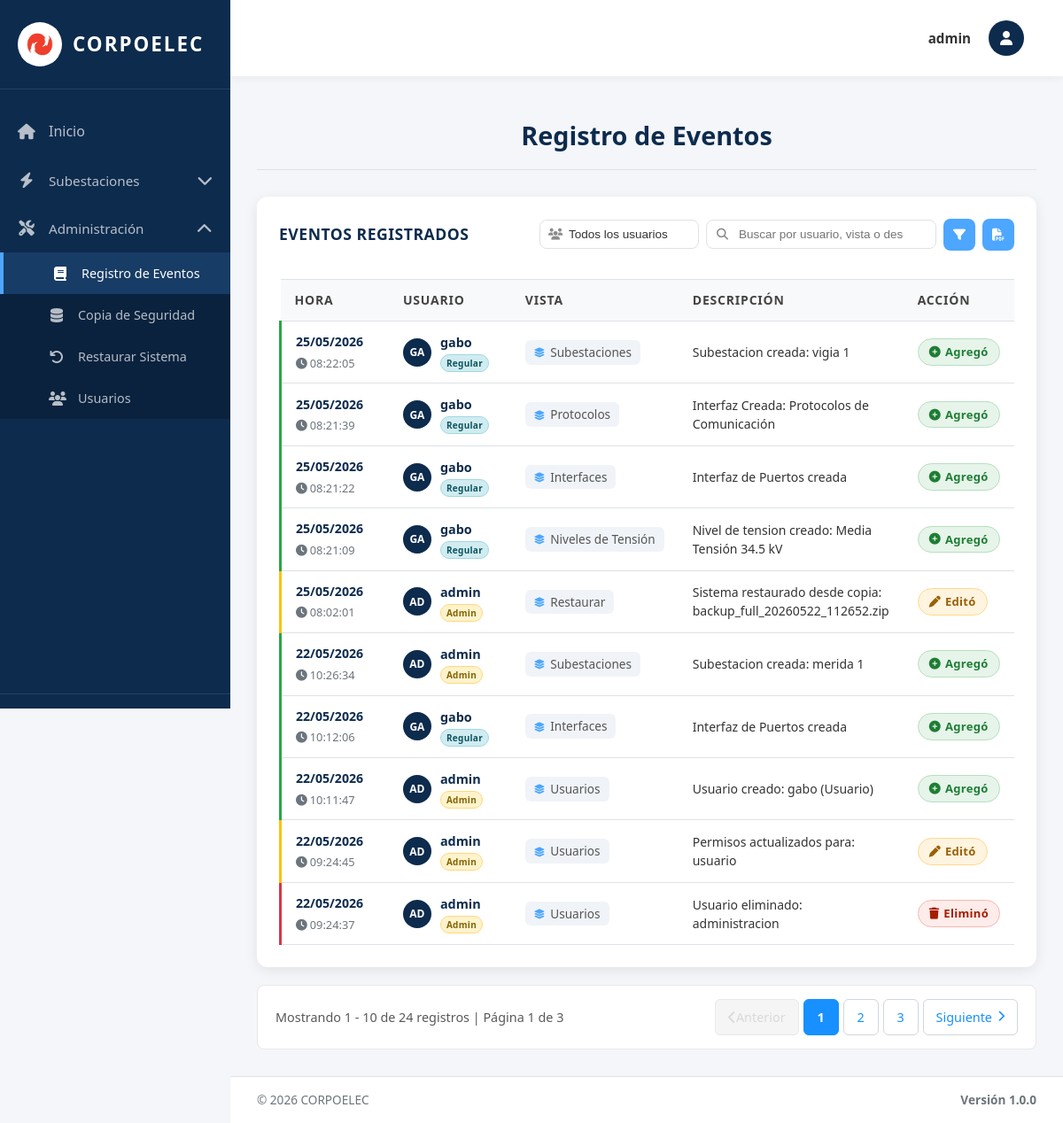
The page /bitacora/ (signed in) on the database as committed earlier.
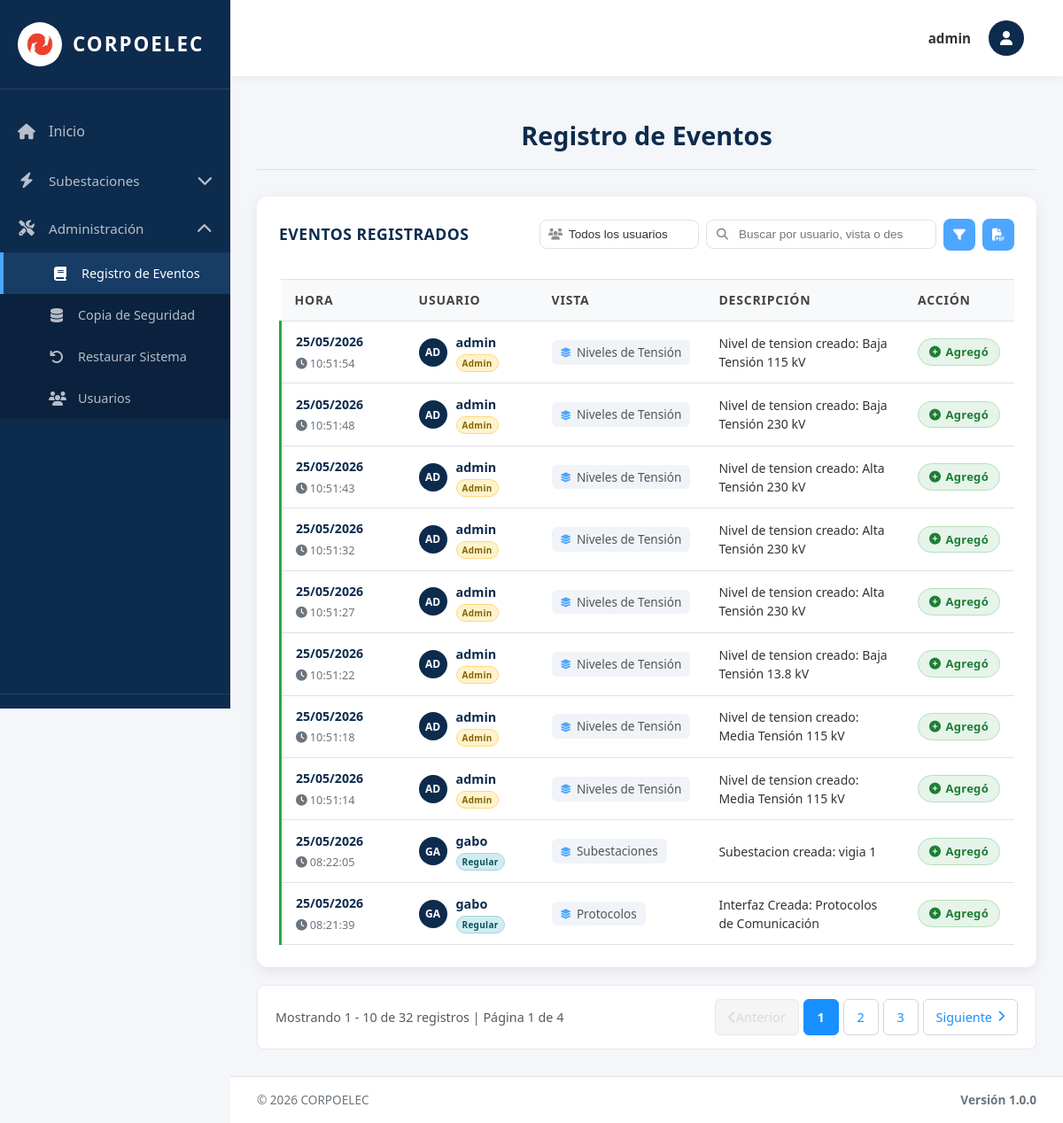
The same page on the database as committed later.
### equipos/models.py (models this page shows, shortened)
class Evento(models.Model):
    TIPO_CHOICES = [
        ('CREACION', 'Creación'),
        ('ACTUALIZACION', 'Actualización'),
        ('ELIMINACION', 'Eliminación'),
        ('LOGIN', 'Inicio de Sesión'),
        ('LOGOUT', 'Cierre de Sesión'),
        ('ERROR', 'Error'),
        ('OTRO', 'Otro'),
    ]
    Id_Evento = models.AutoField(primary_key=True)
    Tipo = models.CharField(max_length=20, choices=TIPO_CHOICES, default='OTRO')
    Descripcion = models.TextField()
    Usuario = models.ForeignKey(User, on_delete=models.SET_NULL, null=True, blank=True, related_name='eventos')
    Fecha_Hora = models.DateTimeField(auto_now_add=True)
    IP_Address = models.GenericIPAddressField(null=True, blank=True)
    Vista = models.CharField(max_length=100, blank=True, default='')
    class Meta:
        verbose_name = 'Evento'
        verbose_name_plural = 'Registro de Eventos'
        ordering = ['-Fecha_Hora']

### equipos/views.py (the view)
# urls.py: path('bitacora/', bitacora_view, name='registro'),
@login_required(login_url='/login/')
def bitacora_view(request):
    tipo_usuario = request.GET.get('tipo_usuario', '')
    busqueda = request.GET.get('q', '')
    subestacion_filtro = request.GET.get('subestacion', '')
    mes_filtro = request.GET.get('mes', '')
    anio_filtro = request.GET.get('anio', '')
    eventos_list = Evento.objects.exclude(Tipo__in=['LOGIN', 'LOGOUT']).order_by('-Fecha_Hora')
    if tipo_usuario == 'admin':
        eventos_list = eventos_list.filter(Usuario__is_superuser=True)
    elif tipo_usuario == 'regular':
        eventos_list = eventos_list.filter(Usuario__is_superuser=False, Usuario__isnull=False)
    elif tipo_usuario == 'sistema':
        eventos_list = eventos_list.filter(Usuario__isnull=True)
    if busqueda:
        eventos_list = eventos_list.filter(
            Q(Usuario__username__icontains=busqueda) |
            Q(Vista__icontains=busqueda) |
            Q(Descripcion__icontains=busqueda)
        )
    if subestacion_filtro:
        eventos_list = eventos_list.filter(
            Q(Descripcion__icontains=subestacion_filtro) |
            Q(Vista__icontains=subestacion_filtro)
        )
    from django.utils import timezone
    if anio_filtro:
        try:
            anio = int(anio_filtro)
            eventos_list = eventos_list.filter(Fecha_Hora__year=anio)
        except ValueError:
            pass
    if mes_filtro:
        try:
            mes = int(mes_filtro)
            eventos_list = eventos_list.filter(Fecha_Hora__month=mes)
        except ValueError:
            pass
    paginator = Paginator(eventos_list, 10)
    page_number = request.GET.get('page')
    page_obj = paginator.get_page(page_number)
    subestaciones = Subestacion.objects.values_list('Nombre', flat=True).distinct()
    current_year = timezone.now().year
    anios = range(current_year, current_year - 5, -1)
    meses = [
        (1, 'Enero'), (2, 'Febrero'), (3, 'Marzo'), (4, 'Abril'),
        (5, 'Mayo'), (6, 'Junio'), (7, 'Julio'), (8, 'Agosto'),
        (9, 'Septiembre'), (10, 'Octubre'), (11, 'Noviembre'), (12, 'Diciembre')
    ]
    context = {
        'title': 'Bitácora de Eventos',
        'page_obj': page_obj,
        'is_admin': request.user.is_superuser,
        'tipo_usuario': tipo_usuario,
        'busqueda': busqueda,
        'subestacion_filtro': subestacion_filtro,
        'mes_filtro': mes_filtro,
        'anio_filtro': anio_filtro,
        'subestaciones': subestaciones,
        'meses': meses,
        'anios': anios,
    }
    return render(request, 'bitacora.html', context)

### equipos/context_processors.py (called while the page is built, shortened)
def permisos_usuario(request):
    if request.user.is_superuser:
        return {
            'permisos_usuario': {'crear': True, 'actualizar': True, 'eliminar': True},
            'puede_crear': True,
            'puede_actualizar': True,
            'puede_eliminar': True,
        }

### templates/bitacora.html (shortened to what the changed rows need)
{% extends 'base.html' %}
{% load static %}
{% block content %}
<div class="welcome-text" style="position: sticky; top: 80px; background: var(--gray-100); padding: 20px 30px; border-bottom: 1px solid var(--gray-300); z-index: 40;">
  <h2 style="margin: 0;">Registro de Eventos</h2>
</div>
<div class="table-section">
  {% if page_obj.paginator.count > 0 %}
   <table class="data-table">
     <thead>
       <tr>
         <th style="width:140px;">Hora</th>
         <th style="width:150px;">Usuario</th>
         <th style="width:160px;">Vista</th>
         <th>Descripción</th>
         <th style="width:110px;">Acción</th>
       </tr>
     </thead>
     <tbody>
       {% for evento in page_obj %}
       <tr class="row-{% if evento.Tipo == 'CREACION' %}creacion{% elif evento.Tipo == 'ACTUALIZACION' %}actualizacion{% elif evento.Tipo == 'ELIMINACION' %}eliminacion{% elif evento.Tipo == 'LOGIN' %}login{% elif evento.Tipo == 'LOGOUT' %}logout{% elif evento.Tipo == 'ERROR' %}error{% else %}otro{% endif %}">
         <td class="date-cell">
           <div class="date-main">{{ evento.Fecha_Hora|date:"d/m/Y" }}</div>
           <div class="date-time"><i class="fas fa-clock" style="margin-right:3px;"></i>{{ evento.Fecha_Hora|date:"H:i:s" }}</div>
         </td>
         <td>
           <div class="user-cell">
             {% if evento.Usuario %}
               <div class="user-avatar">{{ evento.Usuario.username|slice:":2" }}</div>
               <div>
                 <span class="user-name">{{ evento.Usuario.username }}</span>
                 {% if evento.Usuario.is_superuser %}
                 <span class="user-type-badge admin-badge">Admin</span>
                 {% else %}
                 <span class="user-type-badge regular-badge">Regular</span>
                 {% endif %}
               </div>
             {% else %}
               <div class="user-avatar system"><i class="fas fa-cog"></i></div>
               <div>
                 <span class="user-name">Sistema</span>
                 <span class="user-type-badge sistema-badge">Sistema</span>
               </div>
             {% endif %}
           </div>
         </td>
         <td>
           {% if evento.Vista %}
             <span class="vista-cell"><i class="fas fa-layer-group"></i>{{ evento.Vista }}</span>
           {% else %}
             <span style="color:#aaa;">—</span>
           {% endif %}
         </td>
         <td class="desc-cell">{{ evento.Descripcion }}</td>
         <td>
{% if evento.Tipo == 'CREACION' %}
              <span class="badge badge-success"><i class="fas fa-plus-circle"></i>Agregó</span>
            {% elif evento.Tipo == 'ACTUALIZACION' %}
              <span class="badge badge-warning"><i class="fas fa-pen"></i>Editó</span>
            {% elif evento.Tipo == 'ELIMINACION' %}
              <span class="badge badge-error"><i class="fas fa-trash"></i>Eliminó</span>
            {% elif evento.Tipo == 'LOGIN' %}
              <span class="badge badge-login"><i class="fas fa-sign-in-alt"></i>Ingresó</span>
            {% elif evento.Tipo == 'LOGOUT' %}
              <span class="badge badge-logout"><i class="fas fa-sign-out-alt"></i>Salió</span>
            {% elif evento.Tipo == 'ERROR' %}
              <span class="badge badge-error"><i class="fas fa-exclamation-circle"></i>Error</span>
            {% else %}
              <span class="badge badge-secondary">Otro</span>
            {% endif %}
         </td>
       </tr>
       {% endfor %}
     </tbody>
   </table>
   {% else %}
   <div class="no-data">
     <i class="fas fa-inbox"></i>
     No hay eventos que coincidan con los filtros aplicados.
   </div>
   {% endif %}
 </div>
{% if page_obj.paginator.num_pages > 1 %}
  <div class="pagination-container">
    <div class="pagination-info-left">
      <span class="pagination-text">
        Mostrando {{ page_obj.start_index }} - {{ page_obj.end_index }} de {{ page_obj.paginator.count }} registros
        | Página {{ page_obj.number }} de {{ page_obj.paginator.num_pages }}
      </span>
    </div>
    <div class="pagination-controls-right">
      <nav class="pagination-nav">
        <ul class="pagination-list">
          {% if page_obj.has_previous %}
          <li class="pagination-item">
            <a href="?page={{ page_obj.previous_page_number }}{% if tipo_usuario %}&tipo_usuario={{ tipo_usuario }}{% endif %}{% if busqueda %}&q={{ busqueda }}{% endif %}{% if subestacion_filtro %}&subestacion={{ subestacion_filtro }}{% endif %}{% if mes_filtro %}&mes={{ mes_filtro }}{% endif %}{% if anio_filtro %}&anio={{ anio_filtro }}{% endif %}" class="pagination-link pagination-prev" title="Página anterior">
              <i class="fas fa-chevron-left"></i> Anterior
            </a>
          </li>
          {% else %}
          <li class="pagination-item disabled">
            <span class="pagination-link disabled" title="No hay página anterior"><i class="fas fa-chevron-left"></i> Anterior</span>
          </li>
          {% endif %}
          {% for num in page_obj.paginator.page_range %}
          {% if page_obj.number == num %}
          <li class="pagination-item active">
            <span class="pagination-link">{{ num }}</span>
          </li>
          {% elif num > page_obj.number|add:'-3' and num < page_obj.number|add:'3' %}
          <li class="pagination-item">
            <a href="?page={{ num }}" class="pagination-link">{{ num }}</a>
          </li>
          {% endif %}
          {% endfor %}
          {% if page_obj.has_next %}
          <li class="pagination-item">
            <a href="?page={{ page_obj.next_page_number }}" class="pagination-link pagination-next" title="Página siguiente">
              Siguiente <i class="fas fa-chevron-right"></i>
            </a>
          </li>
          {% else %}
          <li class="pagination-item disabled">
            <span class="pagination-link disabled" title="No hay página siguiente">Siguiente <i class="fas fa-chevron-right"></i></span>
          </li>
          {% endif %}
        </ul>
      </nav>
    </div>
  </div>
  {% endif %}
{% endblock %}

Rows that differ between the two databases and show on the page:
no longer on this page (row unchanged): Evento: Fecha_Hora "25/05/2026", Fecha_Hora "08:21:22", Usuario.username "GA", Usuario.username "gabo", shows "Regular", Vista "Interfaces", Descripcion "Interfaz de Puertos creada", Tipo "CREACION" (drawn)
no longer on this page (row unchanged): Evento: Fecha_Hora "25/05/2026", Fecha_Hora "08:21:09", Usuario.username "GA", Usuario.username "gabo", shows "Regular", Vista "Niveles de Tensión", Descripcion "Nivel de tension creado: Media Tensión 34.5 kV", Tipo "CREACION" (drawn)
no longer on this page (row unchanged): Evento: Fecha_Hora "25/05/2026", Fecha_Hora "08:02:01", Usuario.username "AD", Usuario.username "admin", shows "Admin", Vista "Restaurar", Descripcion "Sistema restaurado desde copia: backup_full_20260522_112652.zip", Tipo "ACTUALIZACION" (drawn)
no longer on this page (row unchanged): Evento: Fecha_Hora "22/05/2026", Fecha_Hora "10:26:34", Usuario.username "AD", Usuario.username "admin", shows "Admin", Vista "Subestaciones", Descripcion "Subestacion creada: merida 1", Tipo "CREACION" (drawn)
no longer on this page (row unchanged): Evento: Fecha_Hora "22/05/2026", Fecha_Hora "10:12:06", Usuario.username "GA", Usuario.username "gabo", shows "Regular", Vista "Interfaces", Descripcion "Interfaz de Puertos creada", Tipo "CREACION" (drawn)
no longer on this page (row unchanged): Evento: Fecha_Hora "22/05/2026", Fecha_Hora "10:11:47", Usuario.username "AD", Usuario.username "admin", shows "Admin", Vista "Usuarios", Descripcion "Usuario creado: gabo (Usuario)", Tipo "CREACION" (drawn)
no longer on this page (row unchanged): Evento: Fecha_Hora "22/05/2026", Fecha_Hora "09:24:45", Usuario.username "AD", Usuario.username "admin", shows "Admin", Vista "Usuarios", Descripcion "Permisos actualizados para: usuario", Tipo "ACTUALIZACION" (drawn)
no longer on this page (row unchanged): Evento: Fecha_Hora "22/05/2026", Fecha_Hora "09:24:37", Usuario.username "AD", Usuario.username "admin", shows "Admin", Vista "Usuarios", Descripcion "Usuario eliminado: administracion", Tipo "ELIMINACION" (drawn)
added Evento: Fecha_Hora "25/05/2026", Fecha_Hora "10:51:54", Usuario.username "AD", Usuario.username "admin", shows "Admin", Vista "Niveles de Tensión", Descripcion "Nivel de tension creado: Baja Tensión 115 kV", Tipo "CREACION" (drawn)
added Evento: Fecha_Hora "25/05/2026", Fecha_Hora "10:51:48", Usuario.username "AD", Usuario.username "admin", shows "Admin", Vista "Niveles de Tensión", Descripcion "Nivel de tension creado: Baja Tensión 230 kV", Tipo "CREACION" (drawn)
added Evento: Fecha_Hora "25/05/2026", Fecha_Hora "10:51:43", Usuario.username "AD", Usuario.username "admin", shows "Admin", Vista "Niveles de Tensión", Descripcion "Nivel de tension creado: Alta Tensión 230 kV", Tipo "CREACION" (drawn)
added Evento: Fecha_Hora "25/05/2026", Fecha_Hora "10:51:32", Usuario.username "AD", Usuario.username "admin", shows "Admin", Vista "Niveles de Tensión", Descripcion "Nivel de tension creado: Alta Tensión 230 kV", Tipo "CREACION" (drawn)
added Evento: Fecha_Hora "25/05/2026", Fecha_Hora "10:51:27", Usuario.username "AD", Usuario.username "admin", shows "Admin", Vista "Niveles de Tensión", Descripcion "Nivel de tension creado: Alta Tensión 230 kV", Tipo "CREACION" (drawn)
added Evento: Fecha_Hora "25/05/2026", Fecha_Hora "10:51:22", Usuario.username "AD", Usuario.username "admin", shows "Admin", Vista "Niveles de Tensión", Descripcion "Nivel de tension creado: Baja Tensión 13.8 kV", Tipo "CREACION" (drawn)
added Evento: Fecha_Hora "25/05/2026", Fecha_Hora "10:51:18", Usuario.username "AD", Usuario.username "admin", shows "Admin", Vista "Niveles de Tensión", Descripcion "Nivel de tension creado: Media Tensión 115 kV", Tipo "CREACION" (drawn)
added Evento: Fecha_Hora "25/05/2026", Fecha_Hora "10:51:14", Usuario.username "AD", Usuario.username "admin", shows "Admin", Vista "Niveles de Tensión", Descripcion "Nivel de tension creado: Media Tensión 115 kV", Tipo "CREACION" (drawn)
Other text that changed with them:
{{ page_obj.paginator.count }}: "24" → "32"
{{ page_obj.paginator.num_pages }}: "3" → "4"
